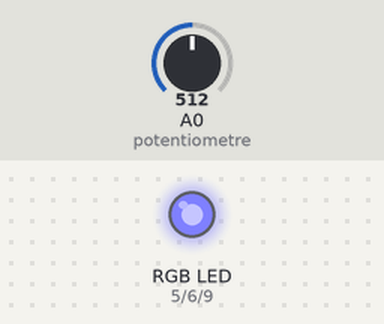
Simulated run of this sketch. Board: Arduino Uno, built with avr-gcc and run on an emulated ATmega328P. Parts: an RGB LED mixed from three pins (HIGH = lit). Inputs (shaded band) come from the test bench; at power-on: A0 (potentiometre) = 512. Dim RGB values are drawn brighter than linear.

Above: at 1.2 s.
1.3 s: A0 (potentiometre) set to 716
At 1.9 s:
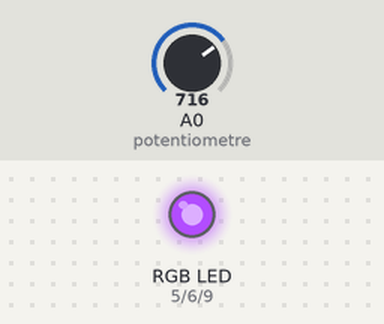
2.8 s: A0 (potentiometre) set to 900
At 4.0 s:
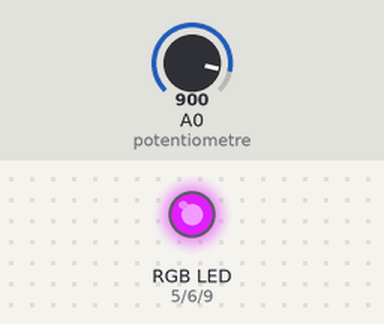
4.3 s: A0 (potentiometre) set to 1023
At 5.5 s:
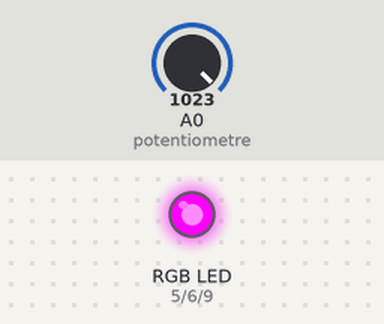
5.8 s: A0 (potentiometre) set to 306
At 6.7 s:
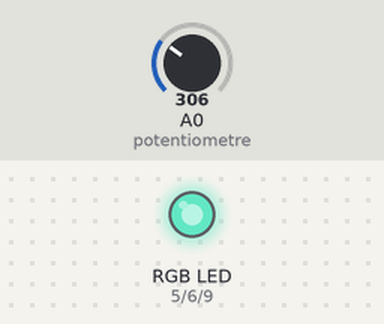
7.3 s: A0 (potentiometre) set to 122
At 7.8 s:
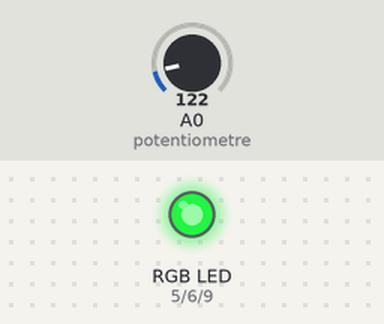
8.8 s: A0 (potentiometre) set to 511
At 10.0 s:
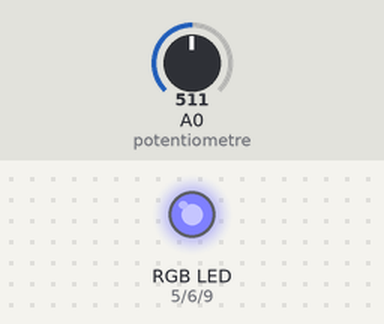
Timing chart, 0 to 11.3 s (numbered marks = the images above; inputs shaded):
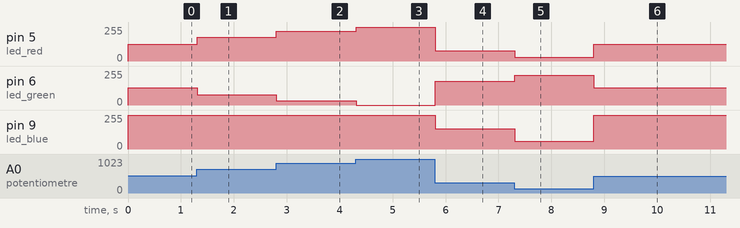

The sketch:

LED_RGB_Couleur_changeant.ino
```cpp
#define led_red 5
#define led_green 6
#define led_blue 9

#define potentiometre A0

int potentiometre_value = 0;  // variable to store the value coming from the sensor

void setup(){
  //set led as output
   pinMode(led_red , OUTPUT);
  pinMode(led_green , OUTPUT);
    pinMode(led_blue , OUTPUT);

}

void loop() {

   potentiometre_value = map(analogRead(potentiometre), 0, 1023, 0 , 255);

   analogWrite(led_red,  potentiometre_value);
   analogWrite(led_green, 255-potentiometre_value);
   analogWrite(led_blue, potentiometre_value*2);
   delay(10);

}
```

Measured:
- after the input at 1.3 s, pin 5 (led_red): 127/255 → 178/255 at once; pin 6 (led_green): 128/255 → 77/255 at once; pin 9 (led_blue): 254/255 → 255/255 at once
- after the input at 2.8 s, pin 5 (led_red): 178/255 → 224/255 at once; pin 6 (led_green): 77/255 → 31/255 at once
- after the input at 4.3 s, pin 5 (led_red): 224/255 → 255/255 at once; pin 6 (led_green): 31/255 → 0/255 at once
- after the input at 5.8 s, pin 5 (led_red): 255/255 → 76/255 at once; pin 6 (led_green): 0/255 → 179/255 at once; pin 9 (led_blue): 255/255 → 152/255 at once
- after the input at 7.3 s, pin 5 (led_red): 76/255 → 30/255 at once; pin 6 (led_green): 179/255 → 225/255 at once; pin 9 (led_blue): 152/255 → 60/255 at once
- after the input at 8.8 s, pin 5 (led_red): 30/255 → 127/255 at once; pin 6 (led_green): 225/255 → 128/255 at once; pin 9 (led_blue): 60/255 → 254/255 at once
